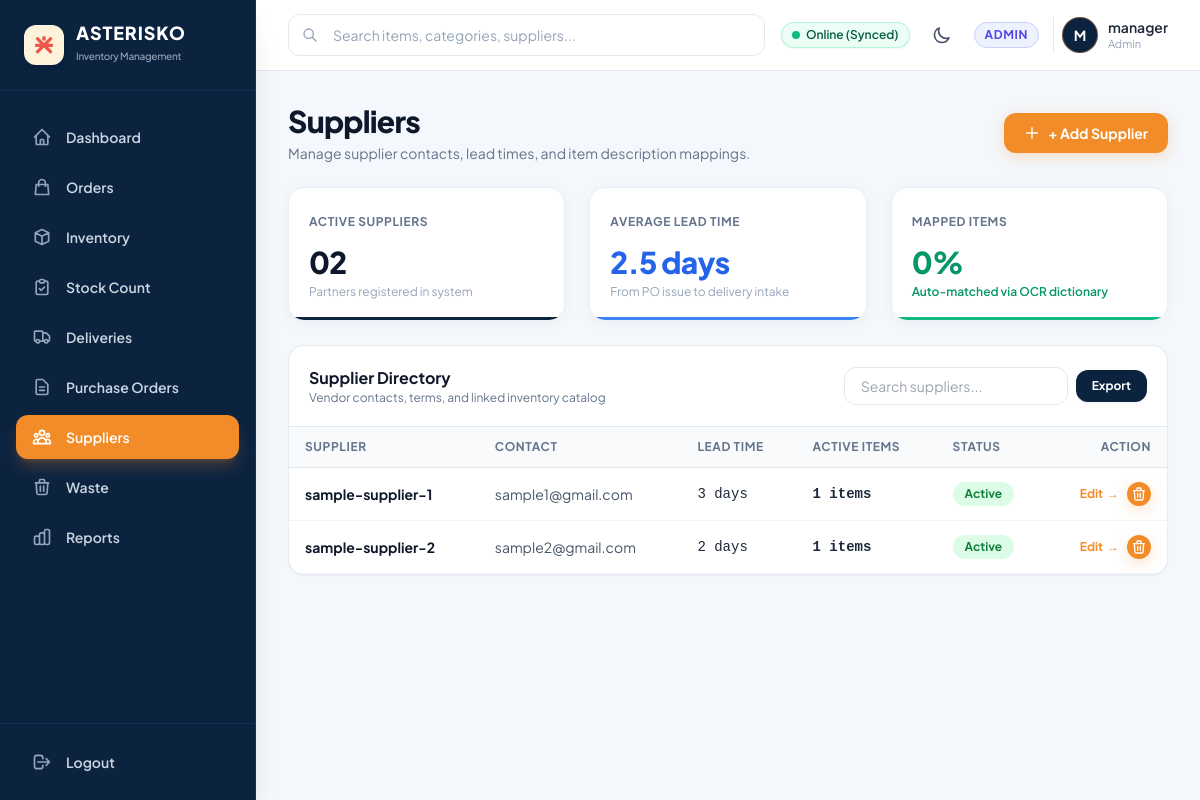
Page /pages/manage_suppliers.php (signed in) on the committed database.
### pages/manage_suppliers.php (the view, shortened to what this page needs)
<?php
require_once __DIR__ . '/../config/db.php';
$suppliers = $pdo->query("
    SELECT s.*, s.NAME AS NAME, s.NAME AS name, COUNT(si.id) AS total_items
    FROM suppliers s
    LEFT JOIN stock_items si ON si.supplier_id = s.id AND si.is_active = 1
    GROUP BY s.id
    ORDER BY s.is_active DESC, s.NAME
")->fetchAll(PDO::FETCH_ASSOC);
$activeSuppliersCount = count(array_filter($suppliers, fn($s) => $s['is_active'] == 1));
$avgLeadTime = count($suppliers) > 0 ? round(array_sum(array_column($suppliers, 'lead_time_days')) / count($suppliers), 1) : 2.4;
$supMetrics = $pdo->query("
    SELECT
        (SELECT COUNT(*) FROM supplier_mappings) AS total_mappings,
        (SELECT COUNT(*) FROM stock_items WHERE is_active = 1) AS total_items
")->fetch(PDO::FETCH_ASSOC);
$totalMappings = (int)($supMetrics['total_mappings'] ?? 0);
$totalItemsAll = (int)($supMetrics['total_items'] ?? 0);
$mappedPct = $totalItemsAll > 0 ? min(100, round(($totalMappings / $totalItemsAll) * 100)) : 86;
?>
<!DOCTYPE html>
<html lang="en">
<head>
    <?php require_once __DIR__ . '/../includes/head.php'; ?>
</head>
<body class="bg-[#F4F7FB] dark:bg-[#071526] text-slate-800 dark:text-slate-100 min-h-screen">
    <?php require_once __DIR__ . '/../includes/sidebar.php'; ?>
    <div class="lg:pl-64 flex flex-col min-h-screen">
        <?php require_once __DIR__ . '/../includes/topbar.php'; ?>
        <main class="flex-1 p-4 sm:p-6 lg:p-8 space-y-6 max-w-7xl w-full mx-auto">
            <div class="flex flex-col sm:flex-row sm:items-center sm:justify-between gap-4">
                <div>
                    <h1 class="text-2xl sm:text-3xl font-extrabold text-slate-900 dark:text-white tracking-tight">Suppliers</h1>
                    <p class="text-sm text-slate-500 dark:text-slate-400 mt-1">Manage supplier contacts, lead times, and item description mappings.</p>
                </div>
                <button onclick="openCreateModal()" class="btn-primary inline-flex items-center gap-2 px-5 py-2.5 rounded-xl text-sm font-bold shadow-md">
                    <svg class="w-4 h-4" fill="none" stroke="currentColor" viewBox="0 0 24 24"><path stroke-linecap="round" stroke-linejoin="round" stroke-width="2" d="M12 4v16m8-8H4"/></svg>
                    <span>+ Add Supplier</span>
                </button>
            </div>
            <div class="grid grid-cols-1 sm:grid-cols-3 gap-4 sm:gap-6">
                <div class="stat-card p-5" style="--stat-accent: #0C2340;">
                    <span class="text-xs font-bold text-slate-500 dark:text-slate-400 uppercase tracking-wider">Active Suppliers</span>
                    <div class="mt-3">
                        <span class="text-3xl font-extrabold text-slate-900 dark:text-white tracking-tight"><?= sprintf('%02d', $activeSuppliersCount) ?></span>
                        <p class="text-xs text-slate-400 mt-1">Partners registered in system</p>
                    </div>
                </div>
                <div class="stat-card p-5" style="--stat-accent: #3B82F6;">
                    <span class="text-xs font-bold text-slate-500 dark:text-slate-400 uppercase tracking-wider">Average Lead Time</span>
                    <div class="mt-3">
                        <span class="text-3xl font-extrabold text-blue-600 dark:text-blue-400 tracking-tight"><?= $avgLeadTime ?> days</span>
                        <p class="text-xs text-slate-400 mt-1">From PO issue to delivery intake</p>
                    </div>
                </div>
                <div class="stat-card p-5" style="--stat-accent: #10B981;">
                    <span class="text-xs font-bold text-slate-500 dark:text-slate-400 uppercase tracking-wider">Mapped Items</span>
                    <div class="mt-3">
                        <span class="text-3xl font-extrabold text-emerald-600 dark:text-emerald-400 tracking-tight"><?= $mappedPct ?>%</span>
                        <p class="text-xs text-emerald-600 dark:text-emerald-400 font-semibold mt-1">Auto-matched via OCR dictionary</p>
                    </div>
                </div>
            </div>
            <div class="bg-white dark:bg-[#0C2340] rounded-2xl shadow-sm border border-slate-200/80 dark:border-[#15345C] overflow-hidden">
                <div class="p-5 border-b border-slate-200 dark:border-[#15345C] flex flex-col sm:flex-row justify-between items-center gap-3">
                    <div>
                        <h2 class="font-bold text-base text-slate-900 dark:text-white">Supplier Directory</h2>
                        <p class="text-xs text-slate-500 dark:text-slate-400">Vendor contacts, terms, and linked inventory catalog</p>
                    </div>
                    <div class="flex items-center gap-2 w-full sm:w-auto">
                        <input type="text" id="supplier-search" placeholder="Search suppliers..."
                               class="text-xs p-2 rounded-xl border border-slate-200 dark:border-[#173863] bg-slate-50 dark:bg-[#07172C] w-full sm:w-56 focus:outline-none focus:border-[#F28C28]">
                        <button onclick="window.print()" class="btn-secondary px-4 py-2 rounded-xl text-xs font-bold shadow-sm whitespace-nowrap">Export</button>
                    </div>
                </div>
                <div class="overflow-x-auto">
                    <table class="w-full text-xs text-left" id="suppliers-table">
                        <thead>
                            <tr>
                                <th>Supplier</th>
                                <th>Contact</th>
                                <th>Lead Time</th>
                                <th>Active Items</th>
                                <th>Status</th>
                                <th class="text-right">Action</th>
                            </tr>
                        </thead>
                        <tbody>
                            <?php foreach ($suppliers as $sup): ?>
                            <tr class="<?= !$sup['is_active'] ? 'opacity-50 bg-slate-50 dark:bg-slate-900/30' : '' ?>">
                                <td class="font-bold text-slate-900 dark:text-white">
                                    <?= htmlspecialchars($sup['NAME'] ?? $sup['name']) ?>
                                </td>
                                <td class="text-slate-600 dark:text-slate-300">
                                    <?= !empty($sup['contact_details']) ? htmlspecialchars($sup['contact_details']) : '<span class="text-slate-400 italic">No contact details</span>' ?>
                                </td>
                                <td class="font-mono">
                                    <?= $sup['lead_time_days'] ?> <?= $sup['lead_time_days'] == 1 ? 'day' : 'days' ?>
                                </td>
                                <td class="font-mono font-bold">
                                    <?= $sup['total_items'] ?> items
                                </td>
                                <td>
                                    <?php if ($sup['is_active']): ?>
                                        <span class="badge-good">Active</span>
                                    <?php else: ?>
                                        <span class="badge-danger">Inactive</span>
                                    <?php endif; ?>
                                </td>
                                <td class="text-right">
                                    <div class="inline-flex items-center gap-2">
                                        <button type="button"
                                                onclick='openEditModal(<?= json_encode($sup) ?>)'
                                                class="text-[#F28C28] hover:text-[#E07B18] font-bold text-xs inline-flex items-center gap-1">
                                            Edit <span aria-hidden="true">&rarr;</span>
                                        </button>
                                        <form method="POST" class="inline" onsubmit="return confirm('Toggle active status?');">
                                            <button type="submit" class="text-slate-400 hover:text-rose-500 p-1" title="Toggle Active">
                                                <svg class="w-4 h-4" fill="none" stroke="currentColor" viewBox="0 0 24 24"><path stroke-linecap="round" stroke-linejoin="round" stroke-width="2" d="M19 7l-.867 12.142A2 2 0 0116.138 21H7.862a2 2 0 01-1.995-1.858L5 7m5 4v6m4-6v6m1-10V4a1 1 0 00-1-1h-4a1 1 0 00-1 1v3M4 7h16"/></svg>
                                            </button>
                                        </form>
                                    </div>
                                </td>
                            </tr>
                            <?php endforeach; ?>
                        </tbody>
                    </table>
                </div>
            </div>
        </main>
    </div>
</body>
</html>

### assets/app-enhancements.css (style rules this page uses)
:root { --asterisko-navy: #0C2340; --asterisko-navy-dark: #071526; --asterisko-navy-light: #132E52; --asterisko-navy-border: #1B3F6E; --asterisko-orange: #F28C28; --asterisko-orange-hover: #E07B18; --asterisko-orange-light: #FFF0DB; --asterisko-orange-glow: rgba(242, 140, 40, 0.22); --asterisko-bg: #F4F7FB; --asterisko-card: #FFFFFF; --asterisko-border: #E2E8F0; --asterisko-text: #1E293B; --asterisko-muted: #64748B; --asterisko-success-bg: #DCFCE7; --asterisko-success-text: #15803D; --asterisko-warning-bg: #FFF0DB; --asterisko-warning-text: #C26100; --asterisko-danger-bg: #FEE2E2; --asterisko-danger-text: #B91C1C; --asterisko-radius: 14px; --asterisko-shadow: 0 4px 20px rgba(12, 35, 64, 0.05); --asterisko-shadow-hover: 0 8px 24px rgba(12, 35, 64, 0.1); }
html { font-family: 'Plus Jakarta Sans', system-ui, -apple-system, sans-serif; scroll-behavior: smooth; -webkit-tap-highlight-color: transparent; }
button, select, input, a, .drink-card { touch-action: manipulation; }
body { background-color: var(--asterisko-bg); color: var(--asterisko-text); min-height: 100vh; }
.stat-card { background-color: #FFFFFF; border-radius: 16px; border: 1px solid #E8EEF5; box-shadow: 0 2px 14px rgba(12, 35, 64, 0.04); position: relative; overflow: hidden; transition: transform 0.2s ease, box-shadow 0.2s ease; }
.stat-card::after { content: ''; position: absolute; bottom: 0; left: 0; right: 0; height: 3px; background: var(--stat-accent, #F28C28); }
.btn-primary, button[type="submit"]:not(.btn-secondary):not(.btn-danger) { background-color: #F28C28 !important; color: #FFFFFF !important; font-weight: 700 !important; border-radius: 12px !important; box-shadow: 0 4px 14px rgba(242, 140, 40, 0.25) !important; transition: all 0.2s ease !important; }
.btn-secondary { background-color: #0C2340 !important; color: #FFFFFF !important; border-radius: 12px !important; transition: all 0.2s ease !important; }
.badge-good, .badge-active, .badge-confirmed { background-color: #DCFCE7 !important; color: #15803D !important; font-weight: 700; font-size: 0.75rem; padding: 0.25rem 0.75rem; border-radius: 9999px; display: inline-flex; align-items: center; }
table { border-collapse: separate; border-spacing: 0; width: 100%; }
table thead th { background-color: #F8FAFC !important; color: #64748B !important; font-weight: 700 !important; font-size: 0.75rem !important; text-transform: uppercase !important; letter-spacing: 0.05em !important; border-bottom: 1px solid #E2E8F0 !important; padding: 12px 16px !important; }
table tbody td { padding: 14px 16px !important; border-bottom: 1px solid #F1F5F9 !important; font-size: 0.875rem !important; }
table tbody tr { transition: background-color 0.15s ease; }
input[type="text"], input[type="number"], input[type="email"], input[type="password"], input[type="date"], select, textarea { border-radius: 12px; border: 1px solid #E2E8F0; padding: 0.625rem 1rem; font-size: 0.875rem; background-color: #FFFFFF; color: #1E293B; transition: border-color 0.15s ease, box-shadow 0.15s ease; }

### rows in the picture
suppliers: NAME "sample-supplier-1", contact_details "sample1@gmail.com", lead_time_days "3", total_items "1", is_active "Active"
suppliers: NAME "sample-supplier-2", contact_details "sample2@gmail.com", lead_time_days "2", total_items "1", is_active "Active"

### other values in the picture
$currentUserRole "ADMIN"
substr($currentUsername, 0, 1) "M"
$currentUsername "manager"
$currentUserRole "Admin"
$activeSuppliersCount "02"
$avgLeadTime "2.5"
$mappedPct "0"
